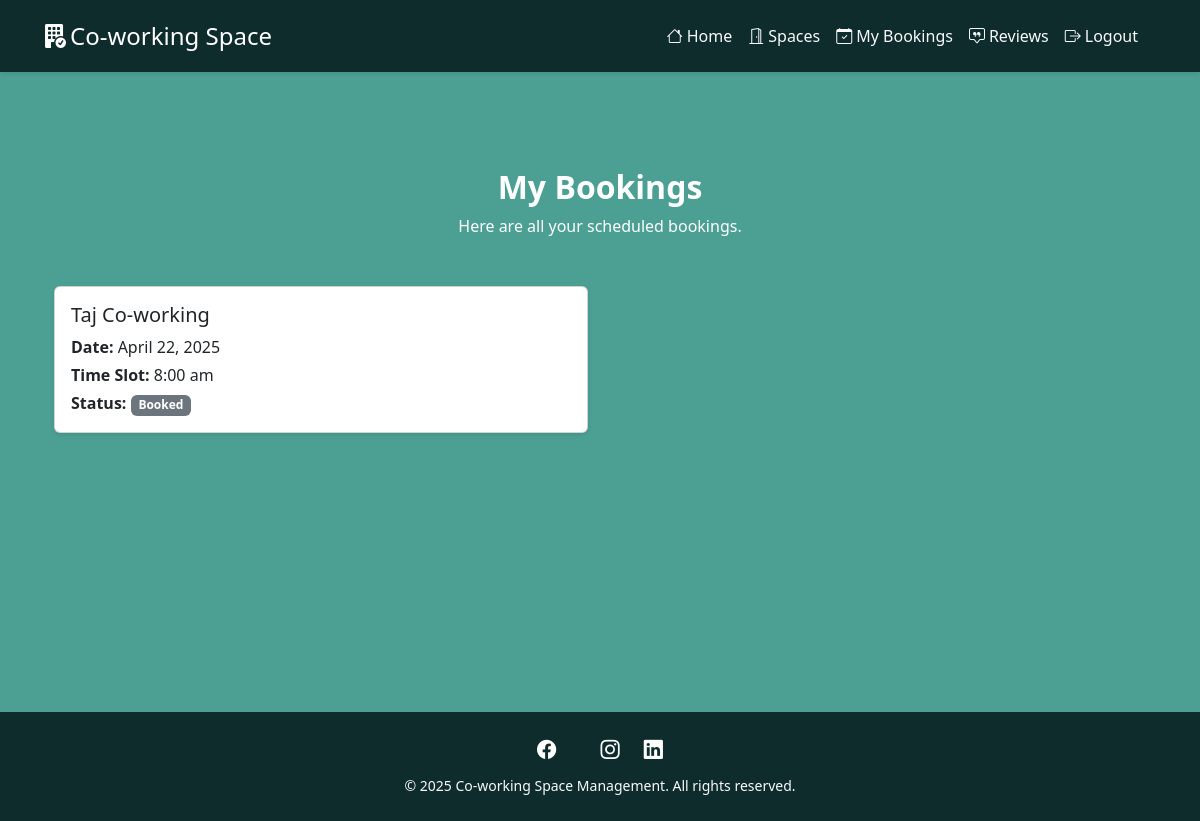
Page /bookings/my-bookings/ (signed in) on the committed database.
### bookings/models.py (models this page shows, shortened)
class Booking(models.Model):
    user = models.ForeignKey(User, on_delete=models.CASCADE)
    space = models.ForeignKey(Space, on_delete=models.CASCADE)
    booking_date = models.DateField()
    time_slot = models.CharField(max_length=50)  # e.g., "09:00-12:00"
    status = models.CharField(max_length=20, choices=BOOKING_STATUS, default='booked')

### spaces/models.py (models this page shows, shortened)
class Space(models.Model):
    name = models.CharField(max_length=255)
    description = models.TextField()
    address = models.CharField(max_length=300)
    available = models.BooleanField(default=True)
    pricing = models.DecimalField(max_digits=8, decimal_places=2)

### bookings/views.py (the view)
# urls.py: path('my-bookings/', views.booking_list, name='booking-list'),
@login_required
def booking_list(request):
    bookings = Booking.objects.filter(user=request.user)
    return render(request, 'bookings/booking_list.html', {'bookings': bookings})

### bookings/templates/bookings/booking_list.html (shortened to what this page needs)
{% extends "base.html" %}
{% block content %}
<section class="container py-5">
  <div class="text-center mb-5">
    <h2 class="fw-bold text-white ">My Bookings</h2>
    <p class="text-white">Here are all your scheduled bookings.</p>
  </div>
  {% if bookings %}
    <div class="row">
      {% for booking in bookings %}
        <div class="col-md-6 mb-4">
          <div class="card shadow-sm">
            <div class="card-body">
              <h5 class="card-title">{{ booking.space.name }}</h5>
              <p class="card-text mb-1"><strong>Date:</strong> {{ booking.booking_date }}</p>
              <p class="card-text mb-1"><strong>Time Slot:</strong> {{ booking.time_slot }}</p>
              <p class="card-text">
                <strong>Status:</strong>
                <span class="badge
                  {% if booking.status == 'confirmed' %}bg-success
                  {% elif booking.status == 'pending' %}bg-warning text-dark
                  {% elif booking.status == 'cancelled' %}bg-danger
                  {% else %}bg-secondary
                  {% endif %}
                ">
                  {{ booking.get_status_display }}
                </span>
              </p>
            </div>
          </div>
        </div>
      {% endfor %}
    </div>
  {% else %}
    <div class="alert alert-info text-center">
      You have no bookings yet.
    </div>
  {% endif %}
</section>
{% endblock %}

### home/templates/base.html (style rules this page uses)
:root { --main-bg: #4b9f93; --header-bg: #0f2c2c; --footer-bg: #0f2c2c; --accent: #f8f9fa; }
body { background-color: var(--main-bg); color: #fff; font-family: 'Segoe UI', Tahoma, Geneva, Verdana, sans-serif; }

### rows in the picture
Booking: space.name "Taj Co-working", booking_date "April 22, 2025", time_slot "8:00 am", status "Booked"
